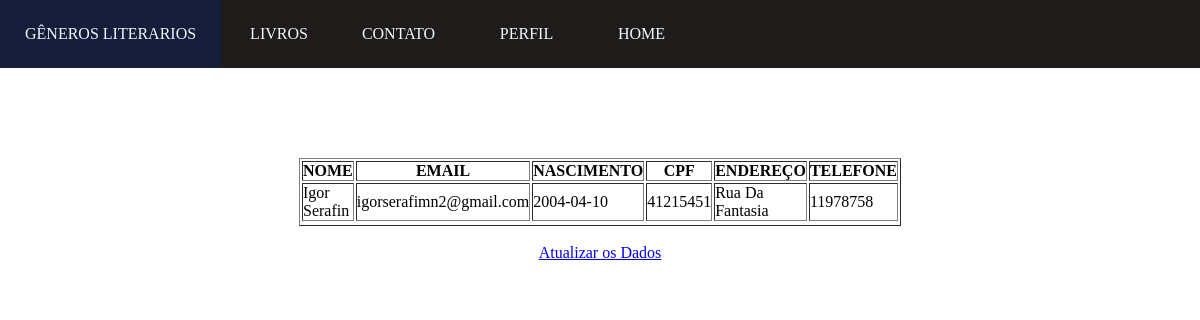
The app's page /usuario/perfil.php (signed in), older data.
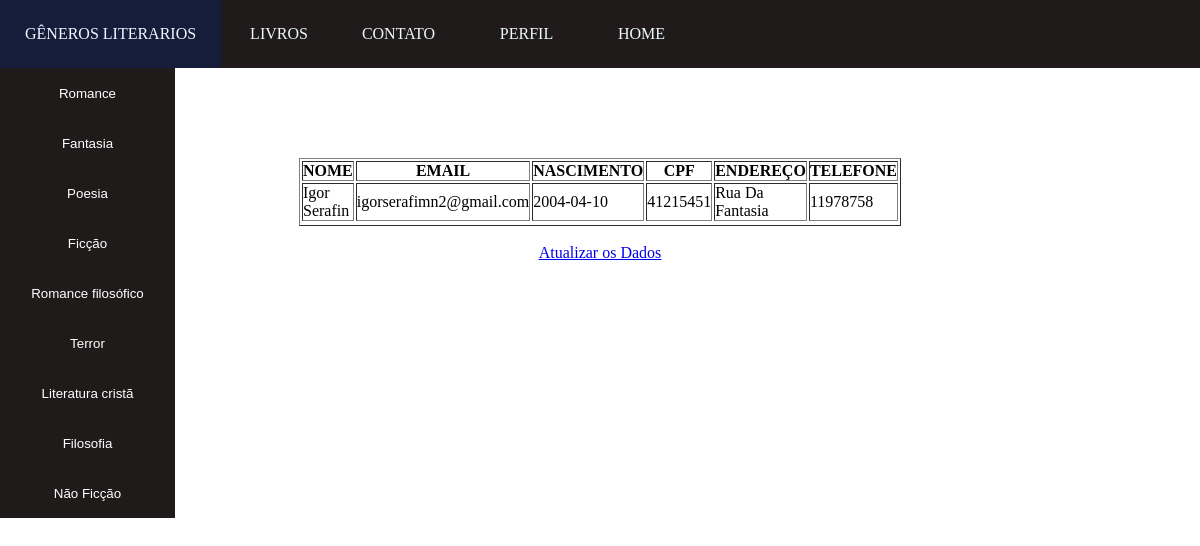
The same page, newer data.
### tables this page shows
CREATE TABLE `usuario` (
  `id_usuario` int NOT NULL,
  `nome_usuario` varchar(50) NOT NULL,
  `email_usuario` varchar(50) NOT NULL,
  `data_usuario` date NOT NULL,
  `cpf_usuario` int NOT NULL,
  `senha_usuario` varchar(20) NOT NULL,
  `endereco_usuario` varchar(50) NOT NULL,
  `telefone_usuario` int NOT NULL
);

CREATE TABLE `genero` (
  `id_genero` int NOT NULL,
  `nome_genero` varchar(100) NOT NULL
);

### usuario/perfil.php (the view, shortened to what this page needs)
    <?php
    $email_usuario = $_SESSION['email_usuario'];
    include('../include/conexao.php');
    ?>
<!DOCTYPE html>
<html lang="pt-br">
<head>
    <link rel="stylesheet" href="../design/index.css">
    <link rel="stylesheet" href="../design/menu.css">
    <link rel="stylesheet" href="https://cdnjs.cloudflare.com/ajax/libs/font-awesome/6.4.0/css/all.min.css" />
    <link rel="stylesheet" href="https://cdnjs.cloudflare.com/ajax/libs/font-awesome/5.15.3/css/all.min.css">
    <link rel="stylesheet" href="../design/login-cadastro.css">
</head>
<body>
    <div style="background-color: #1f1919;">
        <?php include('../include/menu_usuario.php'); ?>
    </div>
    <br><br><br><br><br>
    <table border="1" style="width:50%; margin: auto;">
        <tr>
            <th>NOME</th>
            <th>EMAIL</th>
            <th>NASCIMENTO</th>
            <th>CPF</th>
            <th>ENDEREÇO</th>
            <th>TELEFONE</th>
        </tr>
        <?php
        $sql = mysqli_query($mysqli, "SELECT * FROM usuario WHERE email_usuario = '$email_usuario'");
        while ($result = mysqli_fetch_array($sql))
            {
                $nome_usuario = $result['nome_usuario'];
                $email_usuario = $result['email_usuario'];
                $data_usuario = $result['data_usuario'];
                $cpf_usuario = $result['cpf_usuario'];
                $endereco_usuario = $result['endereco_usuario'];
                $telefone_usuario = $result['telefone_usuario'];
                echo "<tr>";
                echo "<td>".$nome_usuario."</td>";
                echo "<td>".$email_usuario."</td>";
                echo "<td>".$data_usuario."</td>";
                echo "<td>".$cpf_usuario."</td>";
                echo "<td>".$endereco_usuario."</td>";
                echo "<td>".$telefone_usuario."</td>";
            };
        ?>
    </table>
    <br>
    <ul>
        <li style="text-align: center;"><a href="atualizar_usuario.html">Atualizar os Dados</a></li>
    </ul>
    <br><br><br><br><br>
</body>
</html>

### include/menu_usuario.php (shortened to what this page needs)
<nav>
    <ul>
        <li class="dropdown">
            <a href="generos_literario.php">GÊNEROS LITERARIOS</a>
                <div class="dp-menu">
                    <?php
                        include('conexao.php');
                        $sql = "SELECT * FROM genero";
                        $resultad = $mysqli->query($sql);
                            while ($row = mysqli_fetch_array($resultad))
                                {
                                    echo    "<form method='post' action='lista_genero.php'>
                                                <input name='id_genero' value='".$row['id_genero']."' style='display: none;'>
                                                <button type='submit' name='Submit'>
                                                    ".$row['nome_genero']."
                                                </button>
                                            </form>";
                                }
                    ?>
                </div>
        </li>
        <li>
            <a href="livros.php">LIVROS</a>
        </li>
        <li>
            <a href="contato.php">CONTATO</a>
        </li>
        <li class="dropdown">
            <a href="perfil.php" style="width: 125px; text-align: center;">PERFIL</a>
        </li>
        <li>
            <a href="index.php">HOME</a>
        </li>
    </ul>
</nav>

Row changes from the older to the newer data that the page shows:
added genero: nome_genero "Romance"
added genero: nome_genero "Fantasia"
added genero: nome_genero "Poesia"
added genero: nome_genero "Ficção"
added genero: nome_genero "Romance filosófico"
added genero: nome_genero "Terror"
added genero: nome_genero "Literatura cristã"
added genero: nome_genero "Filosofia"
added genero: nome_genero "Não Ficção"
